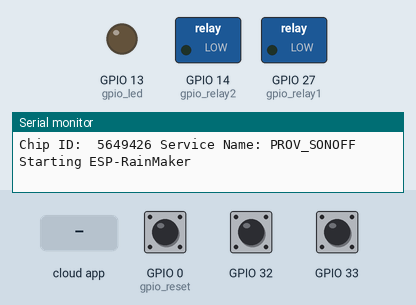
Simulated run of this sketch. Board: ESP32. Parts: switched loads named in the sketch (green lamp = pin HIGH), output pins drawn as LEDs (lit = HIGH), the last lines printed to the serial monitor. Inputs (shaded band) come from the test bench; at power-on: GPIO 32 HIGH, GPIO 0 (gpio_reset) HIGH, GPIO 33 HIGH. WiFi joins after 1.5 s; servers stay silent unless stated.

Above: at 1.2 s.
1.3 s: GPIO 32 pulled LOW for 0.15 s
At 2.5 s:
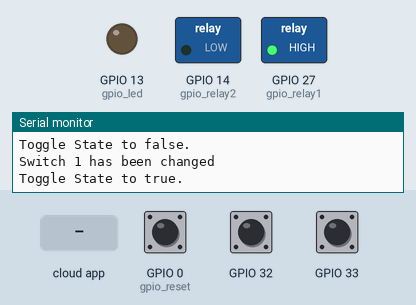
3.0 s: the phone or cloud app sets Switch_ch2 to 1
At 3.6 s:
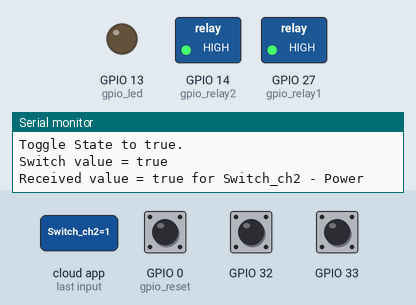
4.5 s: the phone or cloud app sets Switch_ch1 to 0
At 4.8 s:
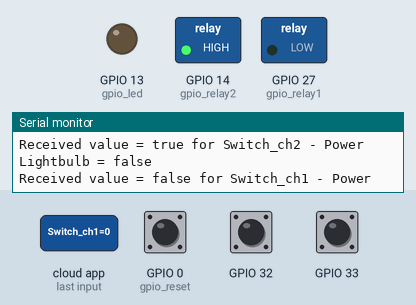
7.6 s: the phone or cloud app sets Switch_ch1 to 1
At 8.4 s:
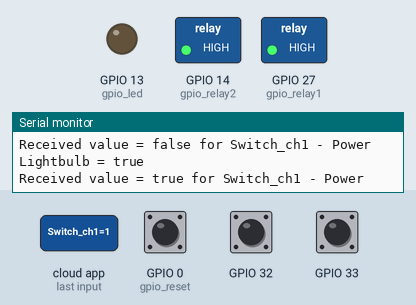
9.1 s: the phone or cloud app sets Switch_ch2 to 0
At 9.5 s:
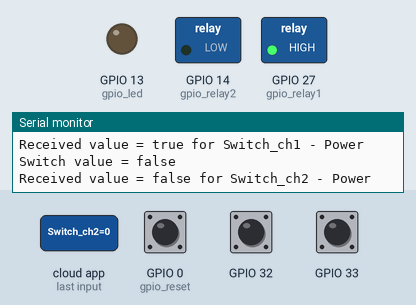
Timing chart, 0 to 11.6 s (numbered marks = the images above; inputs shaded):
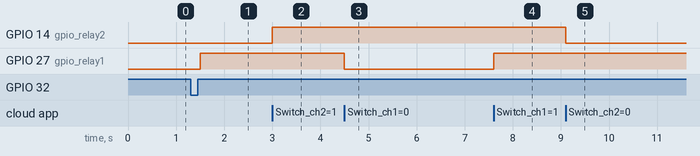

The sketch:

compiler.ino
```cpp
//This example demonstrates the ESP RainMaker with a standard Switch device.
#include "RMaker.h"
#include "WiFi.h"
#include "WiFiProv.h"

#define DEFAULT_POWER_MODE false
const char *service_name = "PROV_SONOFF";
const char *pop = "123456";

// GPIO for push button
static uint8_t gpio_reset = 0;
// GPIO for switch
static uint8_t gpio_switch1 = 32;
static uint8_t gpio_switch2 = 33;
// GPIO for virtual device
static uint8_t gpio_relay1 = 27;
static uint8_t gpio_relay2 = 14;
/* Variable for reading pin status*/
bool switch_state_ch1 = true;
bool switch_state_ch2 = true;
// GPIO for link status LED
static uint8_t gpio_led = 13;

struct LightSwitch {
  const uint8_t pin;
  bool pressed;
};

// Define the light switches for channel 1 and 2
LightSwitch switch_ch1 = {gpio_switch1, false};
LightSwitch switch_ch2 = {gpio_switch2, false};

//The framework provides some standard device types like switch, lightbulb, fan, temperature sensor.
static Switch *my_switch1 = NULL;
static Switch *my_switch2 = NULL;

// WARNING: sysProvEvent is called from a separate FreeRTOS task (thread)!
void sysProvEvent(arduino_event_t *sys_event) {
  switch (sys_event->event_id) {
    case ARDUINO_EVENT_PROV_START:
#if CONFIG_IDF_TARGET_ESP32
      Serial.printf("\nProvisioning Started with name \"%s\" and PoP \"%s\" on BLE\n", service_name, pop);
      WiFiProv.printQR(service_name, pop, "ble");
#else
      Serial.printf("\nProvisioning Started with name \"%s\" and PoP \"%s\" on SoftAP\n", service_name, pop);
      WiFiProv.printQR(service_name, pop, "softap");
#endif
      break;
    case ARDUINO_EVENT_WIFI_STA_CONNECTED:
      Serial.printf("\nConnected to Wi-Fi!\n");
      digitalWrite(gpio_led, true);
      break;
    case ARDUINO_EVENT_PROV_INIT:         WiFiProv.disableAutoStop(10000); break;
    case ARDUINO_EVENT_PROV_CRED_SUCCESS: WiFiProv.endProvision(); break;
    default:                              ;
  }
}

void write_callback(Device *device, Param *param, const param_val_t val, void *priv_data, write_ctx_t *ctx) {
  const char *device_name = device->getDeviceName();
  const char *param_name = param->getParamName();

  if (strcmp(device_name, "Switch_ch1") == 0) {

    Serial.printf("Lightbulb = %s\n", val.val.b ? "true" : "false");

    if (strcmp(param_name, "Power") == 0) {
      Serial.printf("Received value = %s for %s - %s\n", val.val.b ? "true" : "false", device_name, param_name);
      switch_state_ch1 = val.val.b;
      (switch_state_ch1 == false) ? digitalWrite(gpio_relay1, LOW) : digitalWrite(gpio_relay1, HIGH);
      param->updateAndReport(val);
    }

  } else if (strcmp(device_name, "Switch_ch2") == 0) {

    Serial.printf("Switch value = %s\n", val.val.b ? "true" : "false");

    if (strcmp(param_name, "Power") == 0) {
      Serial.printf("Received value = %s for %s - %s\n", val.val.b ? "true" : "false", device_name, param_name);
      switch_state_ch2 = val.val.b;
      (switch_state_ch2 == false) ? digitalWrite(gpio_relay2, LOW) : digitalWrite(gpio_relay2, HIGH);
      param->updateAndReport(val);
    }
  }
}

void ARDUINO_ISR_ATTR isr(void *arg) {
  LightSwitch *s = static_cast<LightSwitch *>(arg);
  s->pressed = true;
}

void setup() {

  uint32_t chipId = 0;

  Serial.begin(115200);

  // Configure the input GPIOs
  pinMode(gpio_reset, INPUT);
  pinMode(switch_ch1.pin, INPUT_PULLUP);
  attachInterruptArg(switch_ch1.pin, isr, &switch_ch1, CHANGE);
  pinMode(switch_ch2.pin, INPUT_PULLUP);
  attachInterruptArg(switch_ch2.pin, isr, &switch_ch2, CHANGE);

  // Set the Relays GPIOs as output mode
  pinMode(gpio_relay1, OUTPUT);
  pinMode(gpio_relay2, OUTPUT);
  pinMode(gpio_led, OUTPUT);
  // Write to the GPIOs the default state on booting
  digitalWrite(gpio_relay1, DEFAULT_POWER_MODE);
  digitalWrite(gpio_relay2, DEFAULT_POWER_MODE);
  digitalWrite(gpio_led, false);

  Node my_node;
  my_node = RMaker.initNode("Sonoff Dual R3");

  //Initialize switch device
  my_switch1 = new Switch("Switch_ch1", &gpio_relay1);
  my_switch2 = new Switch("Switch_ch2", &gpio_relay2);

  if (!my_switch1 || !my_switch2) {
    return;
  }
  //Standard switch device
  my_switch1->addCb(write_callback);
  my_switch2->addCb(write_callback);

  //Add switch device to the node
  my_node.addDevice(*my_switch1);
  my_node.addDevice(*my_switch2);

  //This is optional
  RMaker.enableOTA(OTA_USING_TOPICS);
  //If you want to enable scheduling, set time zone for your region using setTimeZone().
  //The list of available values are provided here https://rainmaker.espressif.com/docs/time-service.html
  // RMaker.setTimeZone("Asia/Shanghai");
  // Alternatively, enable the Timezone service and let the phone apps set the appropriate timezone
  RMaker.enableTZService();
  RMaker.enableSchedule();
  RMaker.enableScenes();

  //Service Name
  for (int i = 0; i < 17; i = i + 8) {
    chipId |= ((ESP.getEfuseMac() >> (40 - i)) & 0xff) << i;
  }

  Serial.printf("\nChip ID:  %lu Service Name: %s\n", chipId, service_name);

  Serial.printf("\nStarting ESP-RainMaker\n");
  RMaker.start();

  WiFi.onEvent(sysProvEvent);  // Will call sysProvEvent() from another thread.
#if CONFIG_IDF_TARGET_ESP32
  WiFiProv.beginProvision(NETWORK_PROV_SCHEME_BLE, NETWORK_PROV_SCHEME_HANDLER_FREE_BTDM, NETWORK_PROV_SECURITY_1, pop, service_name);
#else
  WiFiProv.beginProvision(NETWORK_PROV_SCHEME_SOFTAP, NETWORK_PROV_SCHEME_HANDLER_NONE, NETWORK_PROV_SECURITY_1, pop, service_name);
#endif
}

void loop() {

  if (switch_ch1.pressed) {
    Serial.printf("Switch 1 has been changed\n");
    switch_ch1.pressed = false;
    // Toggle switch 1 device state
    switch_state_ch1 = !switch_state_ch1;
    Serial.printf("Toggle State to %s.\n", switch_state_ch1 ? "true" : "false");
    if (my_switch1) {
      my_switch1->updateAndReportParam(ESP_RMAKER_DEF_POWER_NAME, switch_state_ch1);
    }
    (switch_state_ch1 == false) ? digitalWrite(gpio_relay1, LOW) : digitalWrite(gpio_relay1, HIGH);
  } else if (switch_ch2.pressed) {
    Serial.printf("Switch 2 has been changed\n");
    switch_ch2.pressed = false;
    // Toggle switch 2 device state
    switch_state_ch2 = !switch_state_ch2;
    Serial.printf("Toggle State to %s.\n", switch_state_ch2 ? "true" : "false");
    if (my_switch2) {
      my_switch2->updateAndReportParam(ESP_RMAKER_DEF_POWER_NAME, switch_state_ch2);
    }
    (switch_state_ch2 == false) ? digitalWrite(gpio_relay2, LOW) : digitalWrite(gpio_relay2, HIGH);
  }

  // Read GPIO0 (external button to reset device
  if (digitalRead(gpio_reset) == LOW) {  //Push button pressed
    Serial.printf("Reset Button Pressed!\n");
    // Key debounce handling
    delay(100);
    int startTime = millis();
    while (digitalRead(gpio_reset) == LOW) {
      delay(50);
    }
    int endTime = millis();

    if ((endTime - startTime) > 10000) {
      // If key pressed for more than 10secs, reset all
      Serial.printf("Reset to factory.\n");
      RMakerFactoryReset(2);
    } else if ((endTime - startTime) > 3000) {
      Serial.printf("Reset Wi-Fi.\n");
      // If key pressed for more than 3secs, but less than 10, reset Wi-Fi
      RMakerWiFiReset(2);
    }
  }
  delay(100);
}
```

Measured:
- after the input at 1.3 s, GPIO 27 (gpio_relay1): LOW → HIGH after 0.20 s
- after the input at 3.0 s, GPIO 14 (gpio_relay2): LOW → HIGH at once
- after the input at 4.5 s, GPIO 27 (gpio_relay1): HIGH → LOW at once
- after the input at 7.6 s, GPIO 27 (gpio_relay1): LOW → HIGH at once
- after the input at 9.1 s, GPIO 14 (gpio_relay2): HIGH → LOW at once
